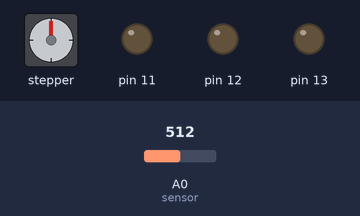
Recording of a sketch running on a simulated Arduino Uno, built with avr-gcc and run on an emulated ATmega328P. On the bench: stepper motor, output pins drawn as LEDs (lit = HIGH). The test bench sets the inputs (shaded band); at power-on: A0 (sensor) = 512. Stepper angles assume 200 steps per turn.

Above: at 1.2 s.
1.3 s: A0 (sensor) set to 598
2.8 s: A0 (sensor) set to 622
At 3.09 s:
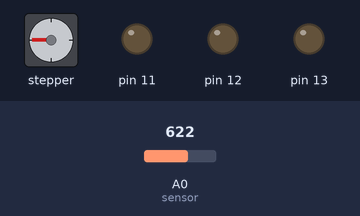
5.8 s: A0 (sensor) set to 511
At 5.8 s:
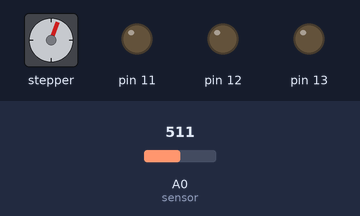
7.3 s: A0 (sensor) set to 716
At 7.67 s:
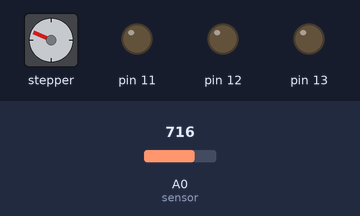
10.3 s: A0 (sensor) set to 306
At 11.5 s:
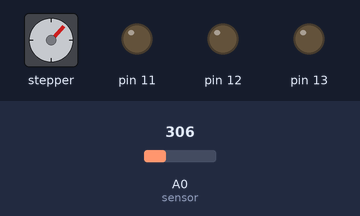
Timing chart, 0 to 12.8 s (numbered marks = the images above; inputs shaded):
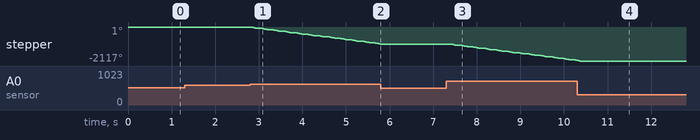

The sketch:

PAS_Shutter_Controller.ino
```cpp
// _________________________________________________________________________________________________
// Control for arc lamp shutter and background valve
// For UGA Photoacoustic Spectrometer
// Based on Adafruit Motor Shield:
//                (https://learn.adafruit.com/adafruit-motor-shield-v2-for-arduino)
// (c) 2015 - AF (GPLv3)
// __________________________________________________________________________________________________

#include <Wire.h>
#include <Adafruit_MotorShield.h>
#include "utility/Adafruit_PWMServoDriver.h"

Adafruit_MotorShield AFMS = Adafruit_MotorShield();

Adafruit_StepperMotor *shutterMotor = AFMS.getStepper(200, 2);

char inChar[16];
int i=0;
String inCharStr = "";
boolean echo = 1;
int tempindex = 0;
float tempL;

void setup() {
  Serial.begin(9600);
  AFMS.begin(1350);  // create with the default frequency 1.6KHz
  shutterMotor->setSpeed(100);   // sets motor speed in rpm
  pinMode(12, OUTPUT);
  pinMode(13, OUTPUT);
  pinMode(11, OUTPUT);
  digitalWrite(13, LOW);
  digitalWrite(11, LOW);
}

void loop() {

  tempL = ((analogRead(A0) * (5000.0 / 1023.0)) - 500.0) / 10.0; // temperature (C) of L1 -- sensor on A0
  if (tempL > 250.0) shutterMotor->step(49, BACKWARD, DOUBLE);   // close shutter if too hot

  while (Serial.available() > 0) {
    inChar[i] = Serial.read();
    if (inChar[i] == '\n') {
      break;
    }
    i++;
  }

  if (i > 0) {
    inCharStr = String(inChar);
  }

  if (inCharStr == "*IDN?\n") {
    Serial.println("I'm the Shutter Controller!");
    Serial.println("v2.0, AeroSmith Lab, UGA (AF 2015)");
  }

  if (inCharStr == "t.l\n") {
    Serial.println(tempL);
  }

  if (inCharStr == "s.o\n") {
    shutterMotor->step(49, FORWARD, DOUBLE);
    if (echo == 1); {
      Serial.println("shutter.open OK");
    }
  }

  if (inCharStr == "s.c\n") {
    shutterMotor->step(49, BACKWARD, DOUBLE);
    if (echo == 1); {
      Serial.println("shutter.close OK");
    }
    shutterMotor->release();
  }

  if (inCharStr == "v.b\n") {
    digitalWrite(12, HIGH);
    if (echo == 1); {
      Serial.println("valve.bkg OK");
    }
  }

if (inCharStr == "v.s\n") {
    digitalWrite(12, LOW);
    if (echo == 1); {
      Serial.println("valve.sample OK");
    }
  }

  i = 0;
  inCharStr = "";
  memset(inChar, 0, sizeof(inChar));

  delay(100);
}
```

Measured:
- the behaviour switches between 613 and 614 on A0 (sensor) (found by bisection; images 0 and 1)
- after the input at 1.3 s, every drawn part: stays the same
- after the input at 2.8 s, stepper: keeps turning counter-clockwise at about 355°/s, starting at once
- after the input at 5.8 s, stepper: stops changing and stays -1059°
- after the input at 7.3 s, stepper: keeps turning counter-clockwise at about 350°/s, starting after 0.09 s
- after the input at 10.3 s, stepper: goes on until 10.4 s, then stays -2117°
